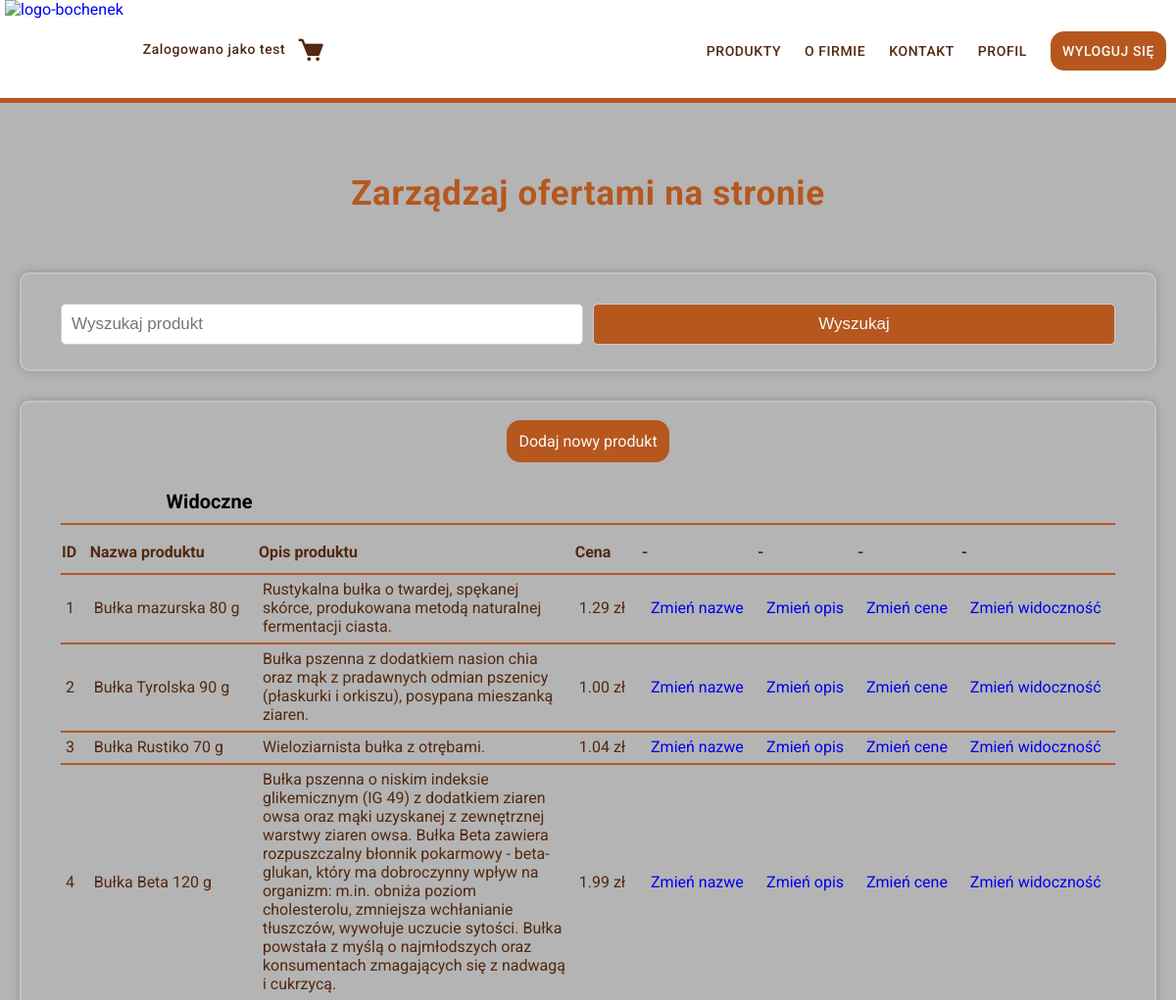
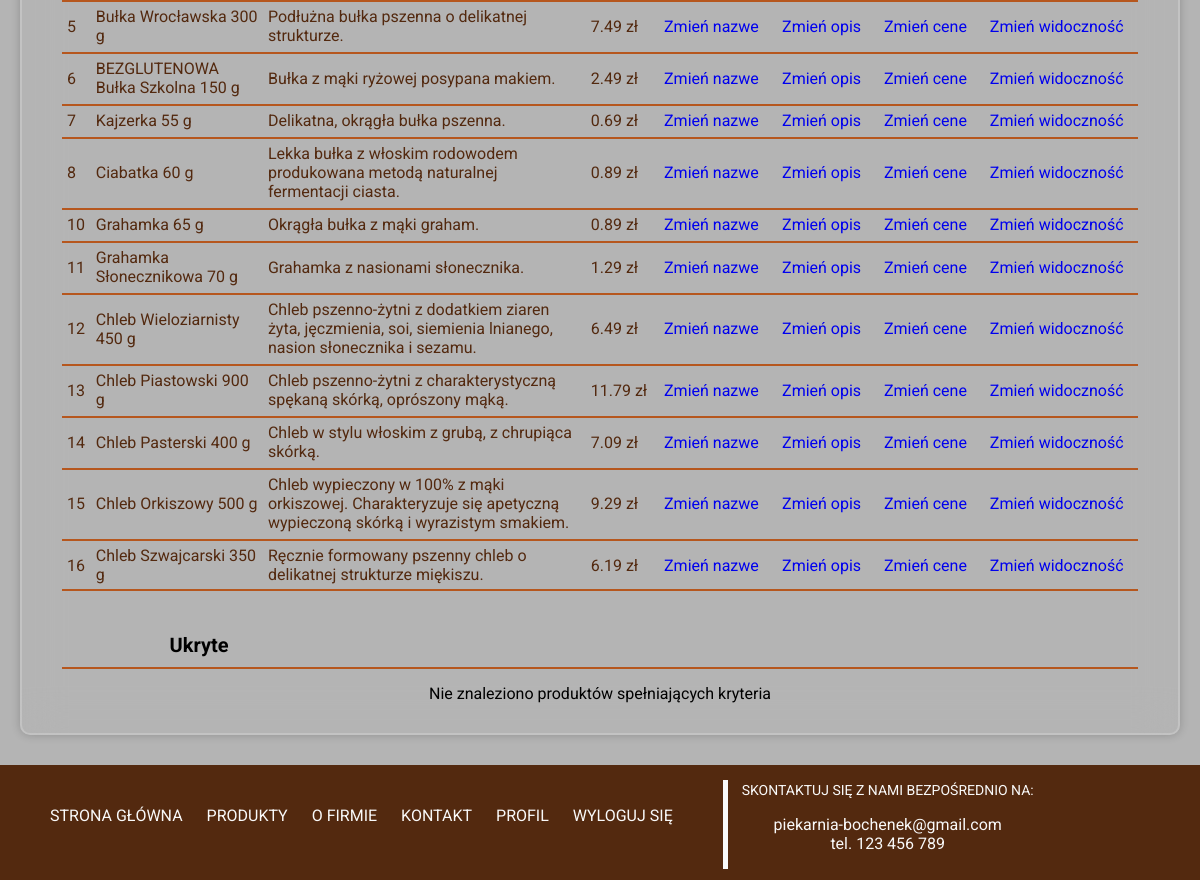
Page /zarzadzaj.php (signed in) on the committed database (2 pictures, top to bottom).
### tables this page shows
CREATE TABLE `produkty` (
  `produkt_id` int(11) NOT NULL,
  `nazwa_produktu` varchar(50) NOT NULL,
  `opis_produktu` varchar(1000) NOT NULL,
  `skladniki` varchar(500) NOT NULL,
  `dodatkowe_info` varchar(200) NOT NULL,
  `cena` decimal(10,2) NOT NULL,
  `file_name` varchar(100) NOT NULL,
  `kategoria` int(11) NOT NULL,
  `widocznosc` int(1) NOT NULL DEFAULT 1
);

### zarzadzaj.php (the view, shortened to what this page needs)
<!doctype html>
<?php
    require_once 'db_connect.php';
    $connect = mysqli_connect($db_host, $db_username, $db_password, $db_name);
?>
<html lang="pl">
<head>
    <link href='https://unpkg.com/boxicons@2.1.4/css/boxicons.min.css' rel='stylesheet'>
</head>
<body>
    <header>
        <div class="wrapper">
            <a href="index.php" id="logo"> <img src="images/logo-bochenek.svg" alt="logo-bochenek"> </a>
            <?php
				if(!isset($_SESSION['username']))
				{
					$user_display = "none";
				}
				else
				{
					$user_display = "flex";
				}
			?>
            <div class="logged-user" style="display: <?php echo $user_display; ?> ">
                    <p>Zalogowano jako <?php echo $_SESSION['username']; ?>
                        <form method="get" action="koszyk.php">
                            <button type="submit" title="Przejdź do koszyka">
                            <i class='bx bxs-cart'></i>
                            </button>
                        </form>
                    </p>
            </div>
            <nav>
                <ul>
                    <li><a href="produkty.php">PRODUKTY</a></li>
                    <li><a href="ofirmie.php">O FIRMIE</a></li>
                    <li><a href="kontakt.php">KONTAKT</a></li>
                    <?php
                        if(!isset($_SESSION['username']))
                        {
                            echo '<li><a href="logowanie.php">ZALOGUJ SIĘ</a></li>
                            <li><a class="button-1" href="rejestracja.php">ZAREJESTRUJ SIĘ</a></li>';
                        }
                        else
                        {
                            echo '<li><a href="profil.php">PROFIL</a></li>
                            <li><a class="button-1" href="logout.php">WYLOGUJ SIĘ</a></li>';
                        }
                    ?>
                </ul>
            </nav>
        </div>
    </header>
    <div class="box">
        <div class="wrapper">
            <h1>Zarządzaj ofertami na stronie</h1>
            <div class="search-box">
                <div class="wrapper" id="search-wrapper">
                    <form action="zarzadzaj.php" method="get" class="form-grid">
                        <div class="input-box">
                            <input type="text" name="search_bar" placeholder="Wyszukaj produkt" >
                        </div>
                        <div class="input-box">
                            <input class="btn-search" type="submit" value="Wyszukaj">
                        </div>
                    </form>
                </div>
            </div>
            <div class="profil">
                <a href="dodaj-dane.php" class="button-1">Dodaj nowy produkt</a>
                <div class="section">
                    <h2>Widoczne</h2>
                    <?php
                        if($connect->connect_errno!=0)
                        {
                            echo "Błąd: ".$connect->connect_errno."<br>".$connect->connect_error;
                        }
                        else
                        {
                            $search = "";
                            if($search =="")
                            {
                                $query = "SELECT produkt_id, nazwa_produktu, opis_produktu, cena FROM produkty WHERE widocznosc = 1";
                                if($result = $connect->query($query))
                                {
                                    if($result->num_rows>0)
                                    {
                                        echo "
                                            <table>
                                                <thead>
                                                    <tr>
                                                        <th>ID</th>
                                                        <th>Nazwa produktu</th>
                                                        <th id=\"opis-prod\">Opis produktu</th>
                                                        <th>Cena</th>
                                                        <th>-</th>
                                                        <th>-</th>
                                                        <th>-</th>
                                                        <th>-</th>
                                                    </tr>
                                                </thead>
                                            <tbody>
                                        ";
                                        while($row = mysqli_fetch_array($result, MYSQLI_ASSOC))
                                        {
                                            $produkt_id = $row['produkt_id'];
                                            $nazwa = $row['nazwa_produktu'];
                                            $opis = $row['opis_produktu'];
                                            $cena = $row['cena'];
                                            echo "
                                                <tr>
                                                    <td>$produkt_id</td>
                                                    <td>$nazwa</td>
                                                    <td>$opis</td>
                                                    <td>$cena zł</td>
                                                    <td><a href=\"zmien-produkt.php?action=1&id=$produkt_id\">Zmień nazwe</a></td>
                                                    <td><a href=\"zmien-produkt.php?action=2&id=$produkt_id\">Zmień opis</a></td>
                                                    <td><a href=\"zmien-produkt.php?action=3&id=$produkt_id\">Zmień cene</a></td>
                                                    <td><a href=\"zmiana-produktu.php?action=4&id=$produkt_id\" onclick=\"return confirm('Czy na pewno chcesz zmienić widoczność tego produktu?')\">Zmień widoczność</a></td>
                                                </tr>
                                            ";
                                        }
                                        echo "
                                                </tbody>
                                            </table>
                                        ";
                                    }
                                    else
                                    {
                                        echo 'Nie znaleziono produktów spełniających kryteria';
                                    }
                                }
                            }
                        }
                    ?>
                </div>
                <div class="section">
                    <h2>Ukryte</h2>
                    <?php
                        if($connect->connect_errno!=0)
                        {
                            echo "Błąd: ".$connect->connect_errno."<br>".$connect->connect_error;
                        }
                        else
                        {
                            $search = "";
                            if($search =="")
                            {
                                $query = "SELECT produkt_id, nazwa_produktu, opis_produktu, cena FROM produkty WHERE widocznosc = 0";
                                if($result = $connect->query($query))
                                {
                                    if($result->num_rows>0)
                                    {
                                        echo "
                                            <table>
                                                <thead>
                                                    <tr>
                                                        <th>ID</th>
                                                        <th>Nazwa produktu</th>
                                                        <th id=\"opis-prod\">Opis produktu</th>
                                                        <th>Cena</th>
                                                        <th>-</th>
                                                        <th>-</th>
                                                        <th>-</th>
                                                        <th>-</th>
                                                    </tr>
                                                </thead>
                                            <tbody>
                                        ";
                                        while($row = mysqli_fetch_array($result, MYSQLI_ASSOC))
                                        {
                                            $produkt_id = $row['produkt_id'];
                                            $nazwa = $row['nazwa_produktu'];
                                            $opis = $row['opis_produktu'];
                                            $cena = $row['cena'];
                                            echo "
                                                <tr>
                                                    <td>$produkt_id</td>
                                                    <td>$nazwa</td>
                                                    <td>$opis</td>
                                                    <td>$cena zł</td>
                                                    <td><a href=\"zmien-produkt.php?action=1&id=$produkt_id\">Zmień nazwe</a></td>
                                                    <td><a href=\"zmien-produkt.php?action=2&id=$produkt_id\">Zmień opis</a></td>
                                                    <td><a href=\"zmien-produkt.php?action=3&id=$produkt_id\">Zmień cene</a></td>
                                                    <td><a href=\"zmiana-produktu.php?action=4&id=$produkt_id\" onclick=\"return confirm('Czy na pewno chcesz zmienić widoczność tego produktu?')\">Zmień widoczność</a></td>
                                                </tr>
                                            ";
                                        }
                                        echo "
                                                </tbody>
                                            </table>
                                        ";
                                        $result->free_result();
                                    }
                                    else
                                    {
                                        echo 'Nie znaleziono produktów spełniających kryteria';
                                    }
                                }
                            }
                        }
                    ?>
                </div>
            </div>
        </div>
    </div>
    <div class="footer">
        <div class="wrapper">
            <div class="footer-items">
                <div class="left">
                    <ul>
                        <li><a href="index.php">STRONA GŁÓWNA</a></li>
                        <li><a href="produkty.php">PRODUKTY</a></li>
                        <li><a href="ofirmie.php">O FIRMIE</a></li>
                        <li><a href="kontakt.php">KONTAKT</a></li>
                        <?php
                        if(!isset($_SESSION['username']))
                        {
                            echo '<li><a href="logowanie.php">ZALOGUJ SIĘ</a></li>
                            <li><a class="button-1" href="rejestracja.php">ZAREJESTRUJ SIĘ</a></li>';
                        }
                        else
                        {
                            echo '<li><a href="profil.php">PROFIL</a></li>
                            <li><a href="logout.php">WYLOGUJ SIĘ</a></li>';
                        }
                    ?>
                    </ul>
                </div>
                <div class="right">
                    <hf>SKONTAKTUJ SIĘ Z NAMI BEZPOŚREDNIO NA:</hf>
                    <p>piekarnia-bochenek@gmail.com <br> tel. 123 456 789 </p>
                </div>
            </div>
        </div>
    </div>
</body>
</html>

### styles/style.css (style rules this page uses)
:root { --primary: #b6571e; --dark-primary: #53290F; --off-white: #f9f9f9; --szary: #686868; }
.logged-user { transform: translateY(-2%); height: 104.44px; margin-left: 20px; display: flex; float:left; align-items: center; font-weight: 500; font-size: 14px; letter-spacing: 0.04em; color: var(--dark-primary); }
.logged-user button { border: none; background: transparent; }
.logged-user i { color: var(--dark-primary); }
.logged-user i { margin-left: 5px; transform: translateY(5%); font-size: 30px; }
header { height: 100px; width: 100%; background-color: white; position: fixed; border-bottom: 5px solid var(--primary); margin-top: -104px; z-index: 10; }
nav ul { padding-inline-start: 0px; list-style: none; }
nav li, .footer li { display: inline-block; padding: 10px; }
.button-1 { background-color: var(--primary); padding: 12px; border-radius: 14px; color: var(--off-white); }
a { text-decoration: none; }
#logo { float: left; display: block; }
#logo img { width: 150px; padding-left: 5px; margin-top: -10px; }
nav { float: right; padding: 20px 0px 20px 20px; padding-left: 0px; font-family: 'Roboto'; font-weight: 500; font-size: 14px; letter-spacing: 0.04em; }
nav a { color: var(--dark-primary); }
.wrapper { max-width: 1200px; margin: auto; }
body { font-family: 'Roboto'; margin: 104px 0; position: relative; background: url(../images/bg-login-register.jpg) no-repeat; background-color: rgb(180, 180, 180); background-size: cover; background-attachment: fixed; background-blend-mode:screen; }
h1 { font-size: 35px; font-weight: 700; }
.footer { color: var(--off-white); padding-top: 15px; background-color: var(--dark-primary); min-height: 100px; margin-bottom: -104px; align-items: center; }
.footer-items { margin: auto; display: flex; gap: 40px; }
.footer ul a { color: var(--off-white); }
.footer .right { border-left: 5px solid ; padding-left: 14px; text-align: center; align-items: center; }
.footer .right hf { font-size: 14px; }

### styles/produkty-style.css (style rules this page uses)
:root { --primary: #B6571E; --dark-primary: #53290F; --off-white: #F9F9F9; --szary: #686868; }
.wrapper h1 { color: var(--primary); text-align: center; margin-bottom: 50px; letter-spacing: 0.02em; }
#search-wrapper { background-color: transparent; backdrop-filter: blur(20px); max-width: 100%; color: var(--off-white); border: 2px solid rgba(255, 255, 255, 0.2); border-radius: 10px; box-shadow: 0 0 10px rgba(0, 0, 0, .2); padding: 30px 40px 20px; margin: 0 20px; }
.form-grid { display: grid; grid-template-columns: repeat(2, 1fr); grid-template-rows: repeat(2, auto); gap: 10px; }
.input-box { display:flex; flex-direction: column; width: 100%; }
.input-box select, .input-box input[type="submit"] { width: 100%; padding: 10px; border: 1px solid #ccc; border-radius: 5px; margin-bottom: 10px; }
.btn-search { background-color: var(--primary); color: var(--off-white); font-size: 14px; }
.input-box input[type="text"], .input-box input[type="number"], .input-box textarea { width: calc(100% - 22px) !important; padding: 10px; border: 1px solid #ccc; border-radius: 5px; margin-bottom: 10px !important; }
h2 { font-size: 20px; margin: 10px 0 15px; }

### styles/profil-style.css (style rules this page uses)
:root { --primary: rgb(182, 87, 30); --dark-primary: rgb(83, 41, 15); --off-white: rgb(249, 249, 249); --szary: rgb(105, 105, 105); }
.box { padding-top: 50px; min-height: 80vh; }
.profil { background-color: transparent; backdrop-filter: blur(20px); border: 2px solid rgba(255, 255, 255, 0.2); border-radius: 10px; box-shadow: 0 0 10px rgba(0, 0, 0, .2); padding: 30px 40px 30px; margin: 0 20px 30px; text-align: center; }
.box .wrapper h1 { text-align: center; color: var(--primary); margin-bottom: 60px; }
.section { width: 100%; }
.section * { box-sizing: border-box; }
.section h2 { padding: 0 0 10px 10%;; text-align: left; border-bottom: 2.5px solid var(--primary); }

### styles/koszyk-style.css (style rules this page uses)
:root { --primary: #B6571E; --dark-primary: #53290F; --off-white: #F9F9F9; --szary: #686868; }
.box { padding-top: 50px; min-height: 80vh; }
table { color: var(--dark-primary); width: 100%; text-align: left; }

### rows in the picture
produkty: produkt_id "1", nazwa_produktu "Bułka mazurska 80 g", opis_produktu "Rustykalna bułka o twardej, spękanej skórce, produkowana metodą naturalnej fermentacji ciasta.", cena "1.29"
produkty: produkt_id "2", nazwa_produktu "Bułka Tyrolska 90 g", opis_produktu "Bułka pszenna z dodatkiem nasion chia oraz mąk z pradawnych odmian pszenicy (płaskurki i orkiszu), posypana mieszanką ziaren.", cena "1.00"
produkty: produkt_id "3", nazwa_produktu "Bułka Rustiko 70 g", opis_produktu "Wieloziarnista bułka z otrębami.", cena "1.04"
produkty: produkt_id "4", nazwa_produktu "Bułka Beta 120 g", opis_produktu "Bułka pszenna o niskim indeksie glikemicznym (IG 49) z dodatkiem ziaren owsa oraz mąki uzyskanej z zewnętrznej warstwy ziaren owsa. Bułka Beta zawiera rozpuszczalny błonnik pokarmowy - beta-glukan, który ma dobroczynny wpływ na organizm: m.in. obniża poziom cholesterolu, zmniejsza wchłanianie tłuszczów, wywołuje uczucie sytości. Bułka powstała z myślą o najmłodszych oraz konsumentach zmagających się z nadwagą i cukrzycą.", cena "1.99"
produkty: produkt_id "5", nazwa_produktu "Bułka Wrocławska 300 g", opis_produktu "Podłużna bułka pszenna o delikatnej strukturze.", cena "7.49"
produkty: produkt_id "6", nazwa_produktu "BEZGLUTENOWA Bułka Szkolna 150 g", opis_produktu "Bułka z mąki ryżowej posypana makiem.", cena "2.49"
produkty: produkt_id "7", nazwa_produktu "Kajzerka 55 g", opis_produktu "Delikatna, okrągła bułka pszenna.", cena "0.69"
produkty: produkt_id "8", nazwa_produktu "Ciabatka 60 g", opis_produktu "Lekka bułka z włoskim rodowodem produkowana metodą naturalnej fermentacji ciasta.", cena "0.89"
produkty: produkt_id "10", nazwa_produktu "Grahamka 65 g", opis_produktu "Okrągła bułka z mąki graham.", cena "0.89"
produkty: produkt_id "11", nazwa_produktu "Grahamka Słonecznikowa 70 g", opis_produktu "Grahamka z nasionami słonecznika.", cena "1.29"
produkty: produkt_id "12", nazwa_produktu "Chleb Wieloziarnisty 450 g", opis_produktu "Chleb pszenno-żytni z dodatkiem ziaren żyta, jęczmienia, soi, siemienia lnianego, nasion słonecznika i sezamu.", cena "6.49"
produkty: produkt_id "13", nazwa_produktu "Chleb Piastowski 900 g", opis_produktu "Chleb pszenno-żytni z charakterystyczną spękaną skórką, oprószony mąką.", cena "11.79"
produkty: produkt_id "14", nazwa_produktu "Chleb Pasterski 400 g", opis_produktu "Chleb w stylu włoskim z grubą, z chrupiąca skórką.", cena "7.09"
produkty: produkt_id "15", nazwa_produktu "Chleb Orkiszowy 500 g", opis_produktu "Chleb wypieczony w 100% z mąki orkiszowej. Charakteryzuje się apetyczną wypieczoną skórką i wyrazistym smakiem.", cena "9.29"
produkty: produkt_id "16", nazwa_produktu "Chleb Szwajcarski 350 g", opis_produktu "Ręcznie formowany pszenny chleb o delikatnej strukturze miękiszu.", cena "6.19"

### other values in the picture
$_SESSION['username'] "test"
